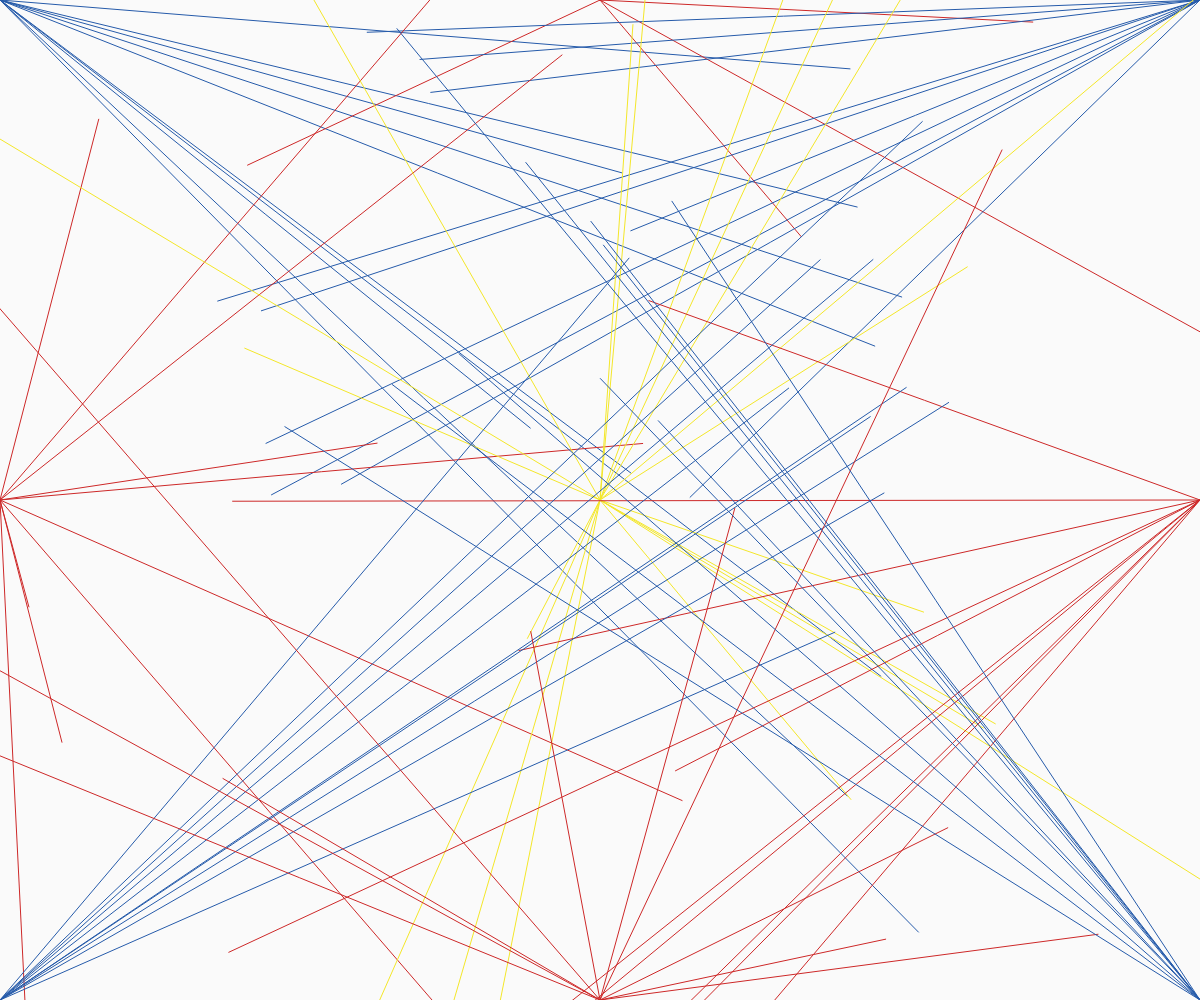
Frame 1 (no input)
Frame 60 (no input): identical to frame 1, image omitted
Frame 120 (the mouse pressed at the canvas centre since frame 60): identical to frame 1, image omitted

The p5.js sketch that drew this single still picture (run headless with seeded random() and noise() and a simulated clock; from frame 60 on, the mouse is pressed at the canvas centre):

// p5.js sketch
// ── sketch.js
function emitter(x, y, rx, ry) {
  push();
  translate(x, y);

  line(0, 0, rx, ry);

  pop();
}

function setup() {
  createCanvas(windowWidth, windowHeight);
  background(250);
  strokeWeight(1);
  angleMode(DEGREES);

  print(width, height);
  let blue = color(38, 91, 170);
  let red = color(205, 40, 40);
  let yellow = color(244, 231, 41);

  //top left emitter
  for (let cnt = 0; cnt < 10; cnt++) {
    stroke(blue);
    let rx = random(500, 1000);
    let ry = random(0, 1000);
    emitter(0, 0, rx, ry);
  }

  //top middle emitter
  for (let cnt = 0; cnt < 10; cnt++) {
    stroke(red);
    let rx = random(-500, 1000);
    let ry = random(-500, 500);
    emitter(width / 2, 0, rx, ry);
  }

  //top right emitter
  for (let cnt = 0; cnt < 10; cnt++) {
    stroke(blue);
    let rx = random(-500, -1000);
    let ry = random(0, 500);
    emitter(width, 0, rx, ry);
  }

  //middle left emitter
  for (let cnt = 0; cnt < 10; cnt++) {
    stroke(red);
    let rx = random(0, 1000);
    let ry = random(-1000, 1000);
    emitter(0, height / 2, rx, ry);
  }

  //true middle emitter
  for (let cnt = 0; cnt < 19; cnt++) {
    stroke(yellow);
    let rx = random(-1000, 1000);
    let ry = random(-1000, 1000);
    emitter(width / 2, height / 2, rx, ry);
  }

  //middle right emitter
  for (let cnt = 0; cnt < 10; cnt++) {
    stroke(red);
    let rx = random(-500, -1000);
    let ry = random(-500, 1000);
    emitter(width, height / 2, rx, ry);
  }

  //bottom left emitter
  for (let cnt = 0; cnt < 10; cnt++) {
    stroke(blue);
    let rx = random(500, 1000);
    let ry = random(0, -1000);
    emitter(0, height, rx, ry);
  }

  //bottom middle emitter
  for (let cnt = 0; cnt < 10; cnt++) {
    stroke(red);
    let rx = random(-1000, 500);
    let ry = random(0, -1000);
    emitter(width / 2, height, rx, ry);
  }

  //bottom right emitter
  for (let cnt = 0; cnt < 10; cnt++) {
    stroke(blue);
    let rx = random(-500, -1000);
    let ry = random(-500, -1000);
    emitter(width, height, rx, ry);
  }

  // // draw a column of rows
  // for (let y = 0; y < height; y += 1) {
  //   // draw a row of circle
  //   for (let x = 0; x < width; x += 1) {
  //     let dd = random(1, 3); //drawing dimension, randomize size between 16 to sqDim
  //     let vx = random(-5, 5); //vx = variation in x btw the numbers -30 to 30
  //     let vy = random(-5, 5); //vy = variation in y btw the numbers -30 to 30
  //     // let rf = random(90, 80);
  //     push();
  //     noStroke(200);
  //     fill(50);
  //     translate(x, y);
  //     blendMode(SCREEN);
  //     ellipse(vx, vy, dd);
  //     pop();
  //   }
  // }
}

function draw() {}

function mouseClicked() {
  setup();
}
